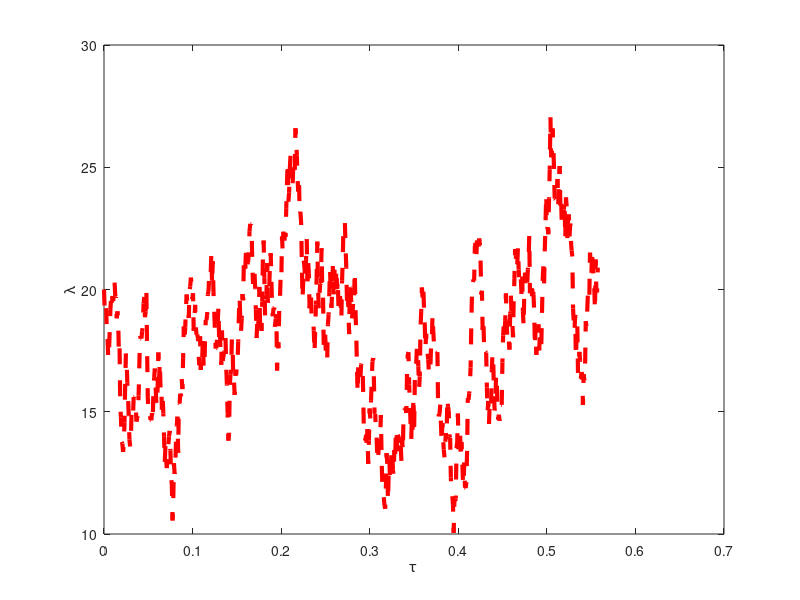

MATLAB code to generate this figure: (Note: this script raises an error after producing the figure.)
%%%%%%%%%%%%%%%%%%%%%%%%%%%%%%%%%%%%%%%%%%%%%%%
%%% Script to provide data for calibrating 
%%%         model inadequecy
%%%%%%%%%%%%%%%%%%%%%%%%%%%%%%%%%%%%%%%%%%
clear all
close all
clc
set(0,'DefaultFigureWindowStyle','docked')

error_exact_Velec = csvread('exact_error.txt');

%% Inadequacy Parameters
lambda_mean = 12;
c = 12;
beta = 30;

Epsilon(1) = 0.14;
lambda(1) = 20.0;

kappa = 0.0195174;   %--- sec/m
sigma = 52.1;   %--- sec/m
gamma = kappa/sigma;
L = 50e-6;  %--- m
C = 0.03134;  %--- F/m2
a = 4.19956e7/C;   %--- m

%% Domain
L  = 50e-6;
Nt = 700;  %--- number of time steps
Nx = 700;  %--- number of space steps 

t = linspace(0,3 , Nt);  %--- sec
x = linspace(0,L , Nx);

% convert to nondimesional values
tau = (kappa*sigma/(kappa+sigma))*(1/(a*C*L^2)) .* t;
xi = x ./ L;
Nxi = Nx ; Ntau = Nt;
t_conv = a*C*L^2*(kappa+sigma)/(kappa*sigma);

dtau = tau(2) - tau(1);

%% Inadequecy evolution
% randn('state',100)
dW = sqrt(dtau)*randn(1,Ntau);   % increments

for i = 1 : Ntau-1
    
    lambda(i+1) = lambda(i) - c*(lambda(i)-lambda_mean)*dtau + beta*dW(i);
    Epsilon(i+1) = Epsilon(i) - lambda(i)*Epsilon(i)*dtau;

end

figure
plot(tau,lambda,'--r','LineWidth',3)
xlabel('\tau'); ylabel('\lambda');
prop_plots

figure
plot(tau,abs(error_exact_Velec),'b','LineWidth',3); hold on
plot(tau,Epsilon,'-k','LineWidth',2)
xlabel('\tau'); ylabel('Epsilon');
prop_plots

